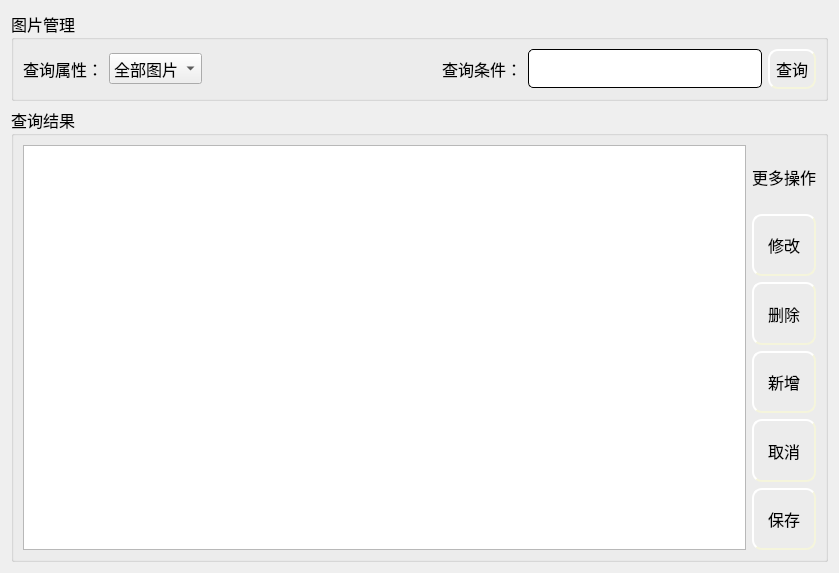
<?xml version="1.0" encoding="UTF-8"?>
<ui version="4.0">
 <class>PhotoMS</class>
 <widget class="QWidget" name="PhotoMS">
  <property name="geometry">
   <rect>
    <x>0</x>
    <y>0</y>
    <width>839</width>
    <height>573</height>
   </rect>
  </property>
  <property name="windowTitle">
   <string>Form</string>
  </property>
  <layout class="QGridLayout" name="gridLayout_6">
   <item row="0" column="0">
    <layout class="QGridLayout" name="gridLayout_5">
     <item row="0" column="0">
      <widget class="QGroupBox" name="groupBox">
       <property name="font">
        <font>
         <family>微软雅黑</family>
         <pointsize>12</pointsize>
        </font>
       </property>
       <property name="title">
        <string>图片管理</string>
       </property>
       <layout class="QGridLayout" name="gridLayout_2">
        <item row="0" column="0">
         <layout class="QGridLayout" name="gridLayout">
          <item row="0" column="0">
           <widget class="QLabel" name="label">
            <property name="text">
             <string>查询属性：</string>
            </property>
           </widget>
          </item>
          <item row="0" column="1">
           <widget class="QComboBox" name="comboBox">
            <item>
             <property name="text">
              <string>全部图片</string>
             </property>
            </item>
            <item>
             <property name="text">
              <string>图片编号</string>
             </property>
            </item>
            <item>
             <property name="text">
              <string>图片名称</string>
             </property>
            </item>
            <item>
             <property name="text">
              <string>图片地址</string>
             </property>
            </item>
           </widget>
          </item>
          <item row="0" column="3">
           <widget class="QLabel" name="label_2">
            <property name="text">
             <string>查询条件：</string>
            </property>
           </widget>
          </item>
          <item row="0" column="4">
           <widget class="QLineEdit" name="le_select">
            <property name="styleSheet">
             <string notr="true">QLineEdit{
    border-style: outset;
    border-width: 1px;
    border-radius: 5px;

    min-width: 5em;
    padding: 6px;
}</string>
            </property>
           </widget>
          </item>
          <item row="0" column="5">
           <widget class="QPushButton" name="pb_select">
            <property name="styleSheet">
             <string notr="true">QPushButton{
	background-image: url(:/ico/pb1.jpg);
    border-style: outset;
    border-width: 2px;
    border-radius: 10px;
    border-color: beige;
    min-width: 5em;
    padding: 6px;
}
QPushButton:hover
{
	
	background-image: url(:/ico/pb.jpg);
    border-style: inset;
}

QPushButton:pressed{
	
	background-image: url(:/ico/pb2.jpg);
    border-style: inset;
}


</string>
            </property>
            <property name="text">
             <string>查询</string>
            </property>
           </widget>
          </item>
          <item row="0" column="2">
           <spacer name="horizontalSpacer">
            <property name="orientation">
             <enum>Qt::Horizontal</enum>
            </property>
            <property name="sizeHint" stdset="0">
             <size>
              <width>40</width>
              <height>20</height>
             </size>
            </property>
           </spacer>
          </item>
         </layout>
        </item>
       </layout>
      </widget>
     </item>
     <item row="1" column="0">
      <widget class="QGroupBox" name="groupBox_2">
       <property name="font">
        <font>
         <family>微软雅黑</family>
         <pointsize>12</pointsize>
        </font>
       </property>
       <property name="title">
        <string>查询结果</string>
       </property>
       <layout class="QGridLayout" name="gridLayout_4">
        <item row="0" column="0">
         <layout class="QGridLayout" name="gridLayout_3">
          <item row="0" column="0" rowspan="6">
           <widget class="QTableWidget" name="tableWidget">
            <property name="sizePolicy">
             <sizepolicy hsizetype="Expanding" vsizetype="Expanding">
              <horstretch>0</horstretch>
              <verstretch>0</verstretch>
             </sizepolicy>
            </property>
           </widget>
          </item>
          <item row="0" column="1">
           <widget class="QLabel" name="label_3">
            <property name="sizePolicy">
             <sizepolicy hsizetype="Preferred" vsizetype="Expanding">
              <horstretch>0</horstretch>
              <verstretch>0</verstretch>
             </sizepolicy>
            </property>
            <property name="text">
             <string>更多操作</string>
            </property>
           </widget>
          </item>
          <item row="1" column="1">
           <widget class="QPushButton" name="pb_update">
            <property name="sizePolicy">
             <sizepolicy hsizetype="Minimum" vsizetype="Expanding">
              <horstretch>0</horstretch>
              <verstretch>0</verstretch>
             </sizepolicy>
            </property>
            <property name="styleSheet">
             <string notr="true">QPushButton{
	background-image: url(:/ico/pb1.jpg);
    border-style: outset;
    border-width: 2px;
    border-radius: 10px;
    border-color: beige;
    min-width: 5em;
    padding: 6px;
}
QPushButton:hover
{
	
	background-image: url(:/ico/pb.jpg);
    border-style: inset;
}

QPushButton:pressed{
	
	background-image: url(:/ico/pb2.jpg);
    border-style: inset;
}


</string>
            </property>
            <property name="text">
             <string>修改</string>
            </property>
           </widget>
          </item>
          <item row="2" column="1">
           <widget class="QPushButton" name="pb_delete">
            <property name="sizePolicy">
             <sizepolicy hsizetype="Minimum" vsizetype="Expanding">
              <horstretch>0</horstretch>
              <verstretch>0</verstretch>
             </sizepolicy>
            </property>
            <property name="styleSheet">
             <string notr="true">QPushButton{
	background-image: url(:/ico/pb1.jpg);
    border-style: outset;
    border-width: 2px;
    border-radius: 10px;
    border-color: beige;
    min-width: 5em;
    padding: 6px;
}
QPushButton:hover
{
	
	background-image: url(:/ico/pb.jpg);
    border-style: inset;
}

QPushButton:pressed{
	
	background-image: url(:/ico/pb2.jpg);
    border-style: inset;
}


</string>
            </property>
            <property name="text">
             <string>删除</string>
            </property>
           </widget>
          </item>
          <item row="3" column="1">
           <widget class="QPushButton" name="pb_insert">
            <property name="sizePolicy">
             <sizepolicy hsizetype="Minimum" vsizetype="Expanding">
              <horstretch>0</horstretch>
              <verstretch>0</verstretch>
             </sizepolicy>
            </property>
            <property name="styleSheet">
             <string notr="true">QPushButton{
	background-image: url(:/ico/pb1.jpg);
    border-style: outset;
    border-width: 2px;
    border-radius: 10px;
    border-color: beige;
    min-width: 5em;
    padding: 6px;
}
QPushButton:hover
{
	
	background-image: url(:/ico/pb.jpg);
    border-style: inset;
}

QPushButton:pressed{
	
	background-image: url(:/ico/pb2.jpg);
    border-style: inset;
}


</string>
            </property>
            <property name="text">
             <string>新增</string>
            </property>
           </widget>
          </item>
          <item row="4" column="1">
           <widget class="QPushButton" name="pb_cancel">
            <property name="sizePolicy">
             <sizepolicy hsizetype="Minimum" vsizetype="Expanding">
              <horstretch>0</horstretch>
              <verstretch>0</verstretch>
             </sizepolicy>
            </property>
            <property name="styleSheet">
             <string notr="true">QPushButton{
	background-image: url(:/ico/pb1.jpg);
    border-style: outset;
    border-width: 2px;
    border-radius: 10px;
    border-color: beige;
    min-width: 5em;
    padding: 6px;
}
QPushButton:hover
{
	
	background-image: url(:/ico/pb.jpg);
    border-style: inset;
}

QPushButton:pressed{
	
	background-image: url(:/ico/pb2.jpg);
    border-style: inset;
}


</string>
            </property>
            <property name="text">
             <string>取消</string>
            </property>
           </widget>
          </item>
          <item row="5" column="1">
           <widget class="QPushButton" name="pb_save">
            <property name="sizePolicy">
             <sizepolicy hsizetype="Minimum" vsizetype="Expanding">
              <horstretch>0</horstretch>
              <verstretch>0</verstretch>
             </sizepolicy>
            </property>
            <property name="styleSheet">
             <string notr="true">QPushButton{
	background-image: url(:/ico/pb1.jpg);
    border-style: outset;
    border-width: 2px;
    border-radius: 10px;
    border-color: beige;
    min-width: 5em;
    padding: 6px;
}
QPushButton:hover
{
	
	background-image: url(:/ico/pb.jpg);
    border-style: inset;
}

QPushButton:pressed{
	
	background-image: url(:/ico/pb2.jpg);
    border-style: inset;
}


</string>
            </property>
            <property name="text">
             <string>保存</string>
            </property>
           </widget>
          </item>
         </layout>
        </item>
       </layout>
      </widget>
     </item>
    </layout>
   </item>
  </layout>
 </widget>
 <resources/>
 <connections/>
</ui>
